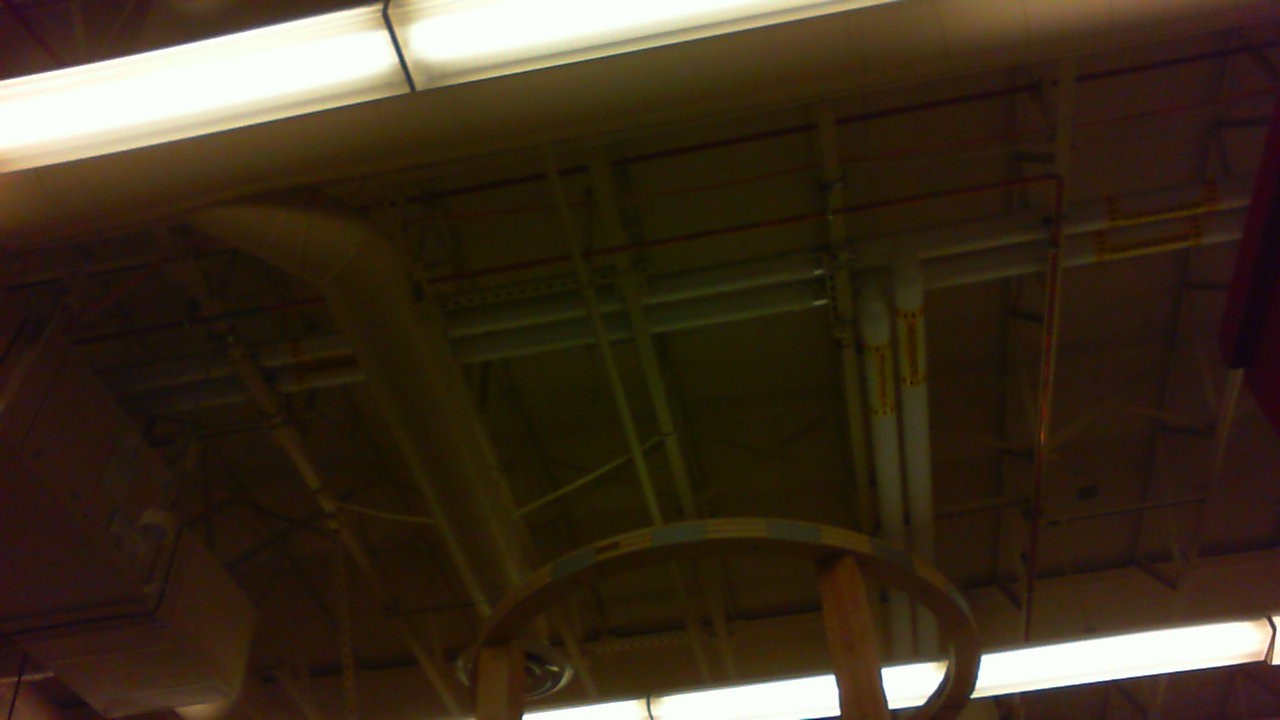
#> input picture vision/pi/calibration/assets/WIN_20220223_21_18_29_Pro.jpg, 1280 x 720 px, found by its file name
$ python thresholdwithfile.py
#> lines starting #> are read from the running program, lines starting #| are printed output that depends on the picture; after the words box and inside, x2 and y2 are one past the last pixel; in counts of white or black regions, pixels touching at a corner belong together; long printed decimals are rounded
import cv2
import numpy as np
import math

# b = cv2.imread('C:\\Users\\griff\\Documents\\Programming\\Python\\OpenCV\\framechange\\b.png')
# c = cv2.imread('C:\\Users\\griff\\Documents\\Programming\\Python\\OpenCV\\framechange\\c.png')
b = cv2.imread('C:\\Users\\griff\\Documents\\Programming\\Python\\OpenCV\\assets\\WIN_20220223_21_18_29_Pro.jpg')
#> b is the input picture: shape (720, 1280, 3); mean B, G, R 31.9, 48.1, 62.1
c = cv2.imread('C:\\Users\\griff\\Documents\\Programming\\Python\\OpenCV\\assets\\WIN_20220223_21_18_31_Pro.jpg')
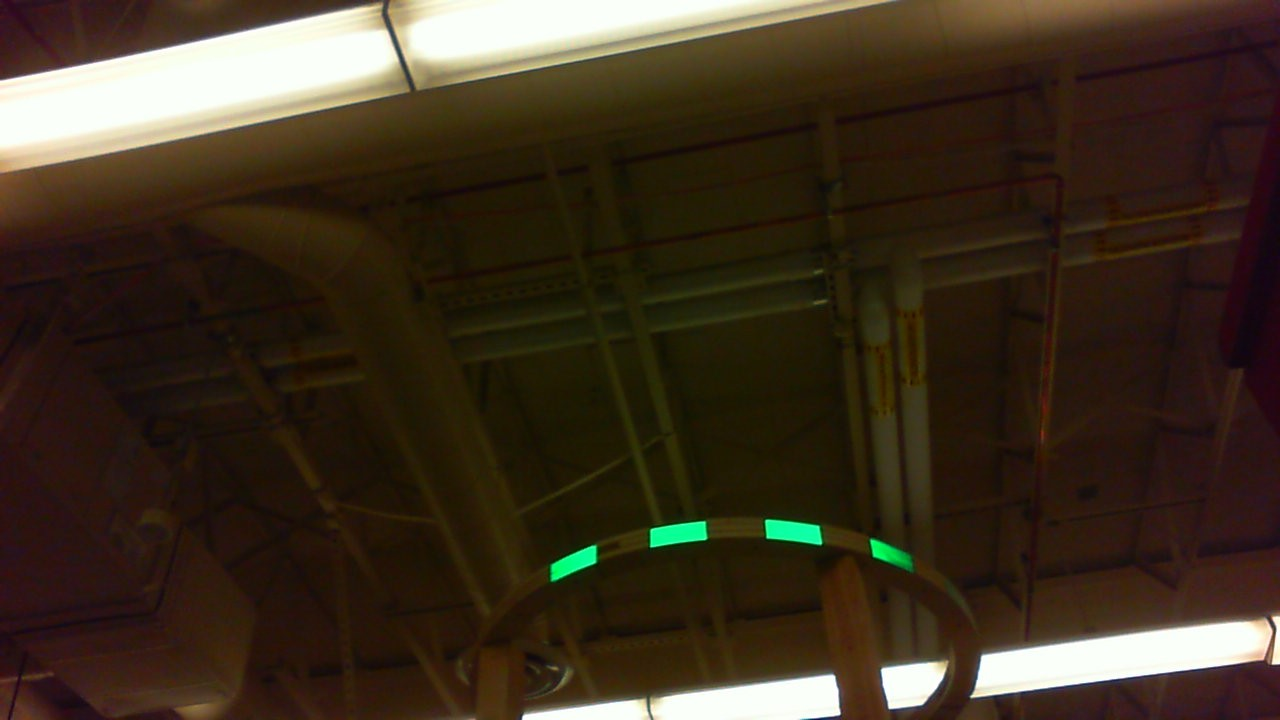
#> input picture vision/pi/calibration/assets/WIN_20220223_21_18_31_Pro.jpg, 1280 x 720 px, found by its file name
#> c is the input picture: shape (720, 1280, 3); mean B, G, R 33.3, 48.9, 62
# b = cv2.imread('C:\\Users\\griff\\Documents\\Programming\\Python\\OpenCV\\framechange\\WIN_20220223_21_13_55_Pro.jpg')
# c = cv2.imread('C:\\Users\\griff\\Documents\\Programming\\Python\\OpenCV\\framechange\\WIN_20220223_21_13_54_Pro.jpg')

def removeOutliers(arr, axis):
    mean = np.mean(arr)
    standard_deviation = np.std(arr)
    distance_from_mean = abs(arr - mean)
    max_deviations = 4
    not_outlier = distance_from_mean < max_deviations * standard_deviation

diff = np.array([[]])
diff = cv2.absdiff(b, c)
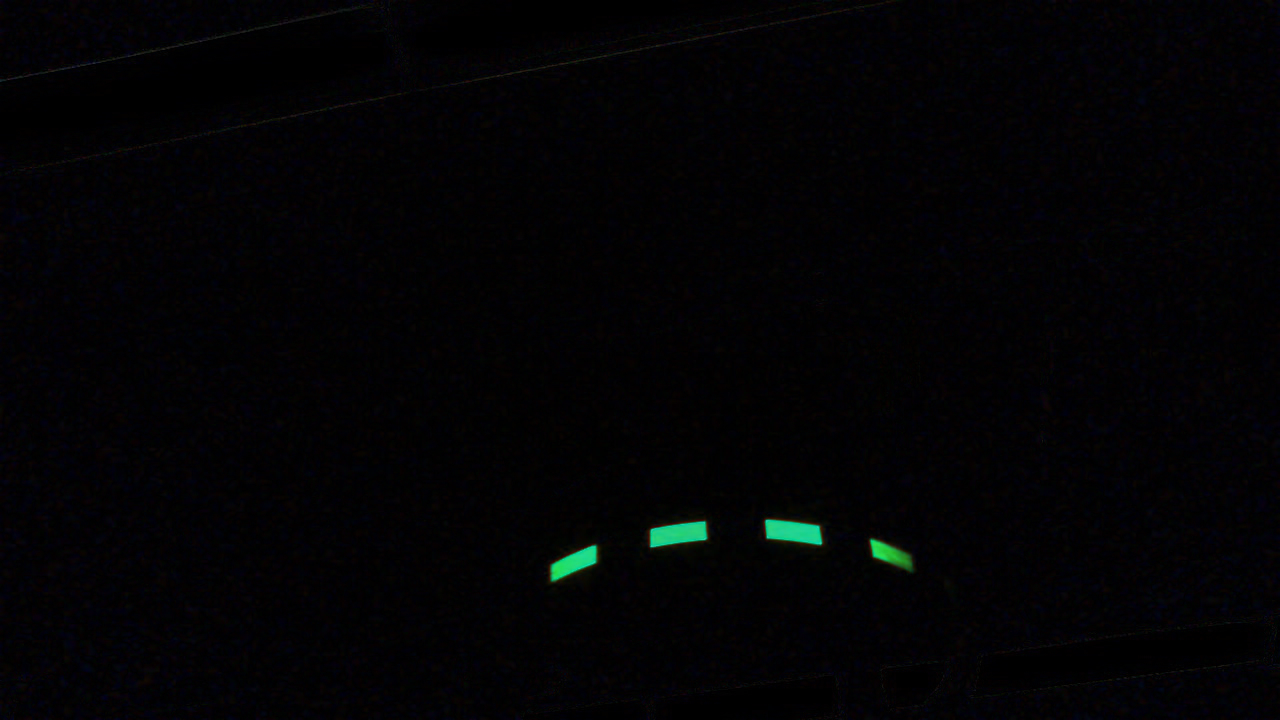
#> diff: shape (720, 1280, 3); mean B, G, R 4.1, 2.6, 2.7

k = (5,5)
kernel = np.ones((7,7), np.uint8)
# diff = cv2.erode(diff, kernel, cv2.BORDER_CONSTANT)
# diff = cv2.GaussianBlur(diff, k, 0)
# diff = cv2.medianBlur(diff, k[0])
diff = cv2.bilateralFilter(diff, 11, 41, 21)
# diff = cv2.blur(diff, k)

diff = cv2.erode(diff, kernel, cv2.BORDER_CONSTANT)

mask = cv2.inRange(diff, np.array([8, 8, 8]), np.array([255, 255, 255]))
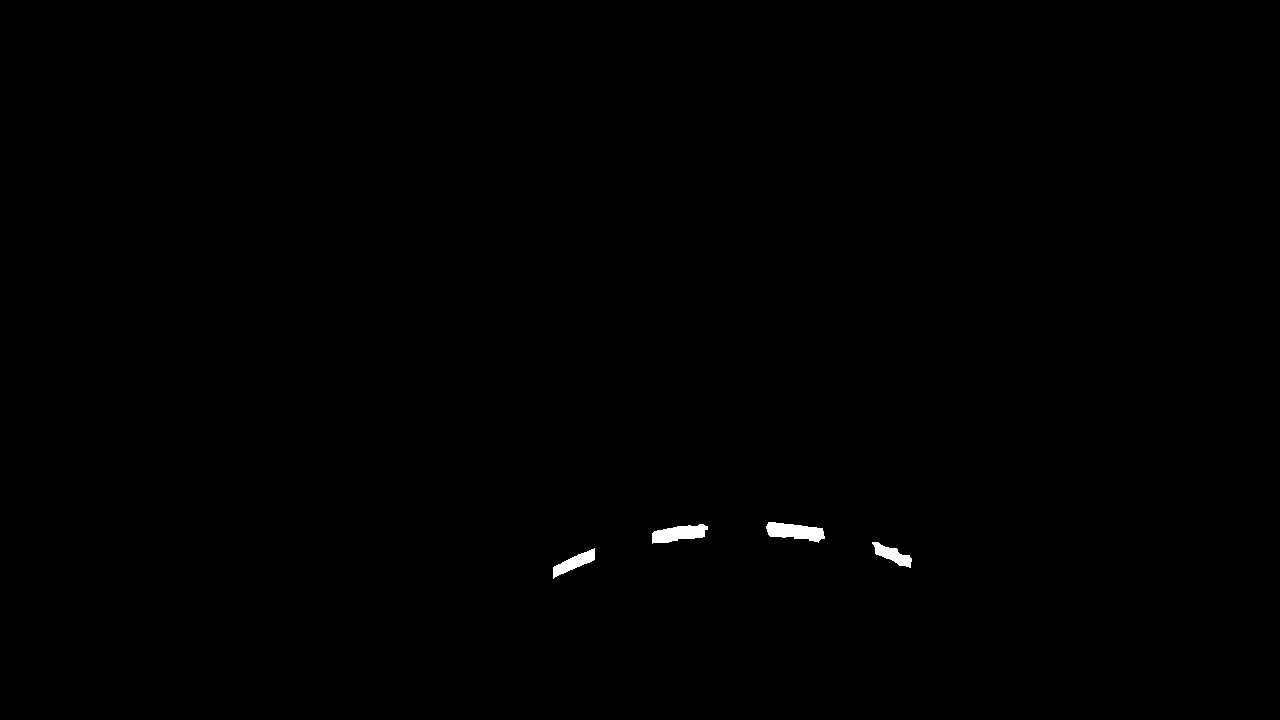
#> mask: shape (720, 1280); 0.27% white; 4 white regions, box (x1, y1, x2, y2) and area: (766, 522, 825, 543) 778, (652, 524, 708, 544) 714, (553, 548, 595, 579) 506, (872, 542, 912, 568) 457

img_mask = cv2.cvtColor(c, cv2.COLOR_BGR2HSV)[np.where(mask == 255)]
#> img_mask = 2455 rows, first 8: [77, 227, 248], [77, 233, 250], [77, 232, 251], [77, 231, 252], [77, 228, 252], [77, 226, 255], [77, 225, 254], [77, 225, 254]

img_avg = np.mean(img_mask, axis=0)
#> img_avg = [75.55, 244, 240.4]
img_min = np.min(img_mask, axis=0)
#> img_min = [42, 170, 59]
img_max = np.max(img_mask, axis=0)
#> img_max = [80, 255, 255]
print(img_avg)
#| [ 75.553 244.027 240.446]
print(img_min)
#| [ 42 170  59]
print(img_max)
#| [ 80 255 255]

mean = cv2.mean(cv2.cvtColor(b, cv2.COLOR_BGR2HSV), mask=mask)
#> mean = (25.12, 152.9, 44.58, 0)
print(mean)
#| (25.116, 152.931, 44.582, 0.0)

cv2.imshow('Difference', cv2.bitwise_and(c,c, mask= mask))
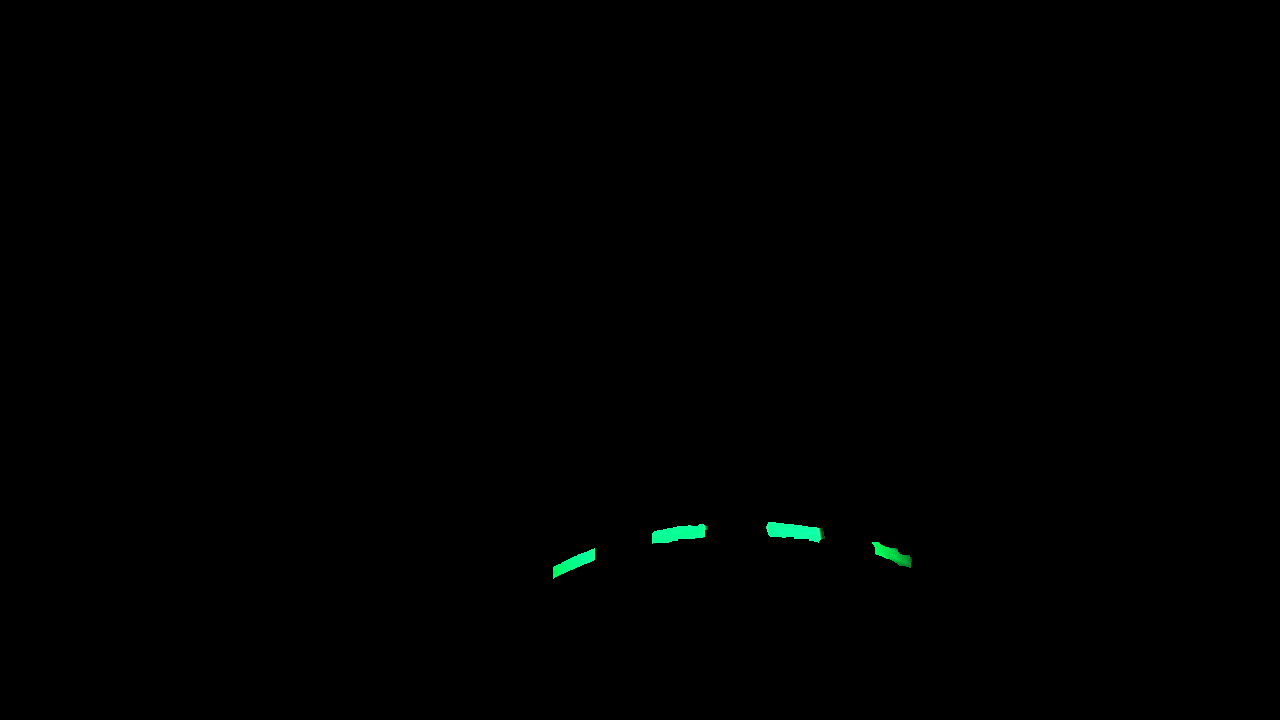
#> window 'Difference': shape (720, 1280, 3); mean B, G, R 0.4, 0.6, 0

k = cv2.waitKey(0)
#> (key Esc is pressed here)
if k == 27:         # wait for ESC key to exit
    cv2.destroyAllWindows()
elif k == ord('s'): # wait for 's' key to save and exit
    with open("vision.cfg", "w+") as file:
        file.write(",".join(img_min))
        file.write("\n")
        file.write(",".join(img_max))
    np.savetxt('test.out', img_mask, delimiter=',', fmt='%1.3f')
